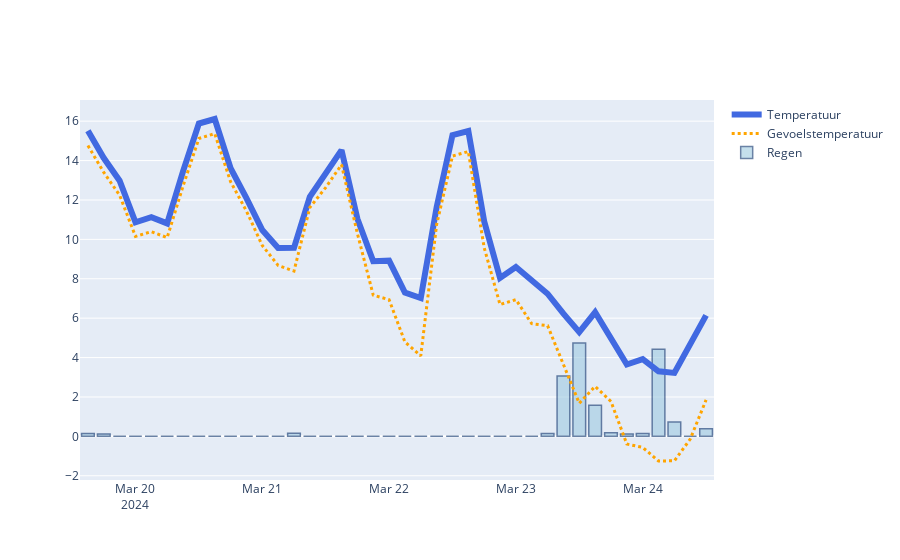

The cell this chart's notebook holds for it:
### Code cell
# add the rain
fig.add_trace(
    go.Bar(
        x=df['datum'],
        y=df['regen'],
        name='Regen',
        marker=dict(
                     color='rgb(158,202,225)',
                     line=dict(
                         color='rgb(8,48,107)',
                         width=1.5),
                       ),
                       opacity=0.6))
